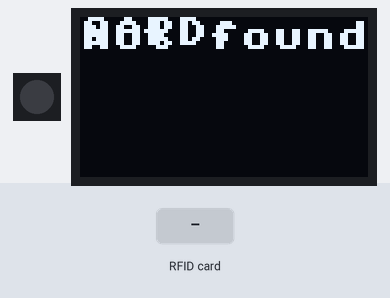
A program run on a simulated ESP32 board running MicroPython. Parts: 1 RGB LEDs in strip order, left to right, 72×40 one-colour display. Inputs (shaded band) come from the test bench. The clock reads 2024-03-15 10:24:30 at power-on unless the program sets it; files the program writes start out absent; files that are not in the repository are absent; library files of the repository ran but are not shown: ssd1306.py, pn532_i2c.py; what the program prints to the serial console is not drawn.

Above: at 19.2 s.
19.3 s: RFID card B5 E6 D7 3F held to the reader
At 20.5 s:
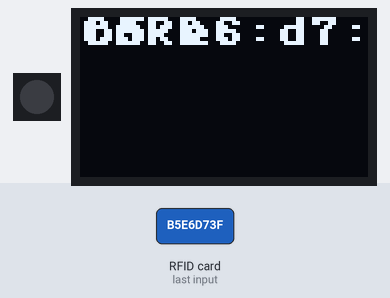
At 22.3 s:
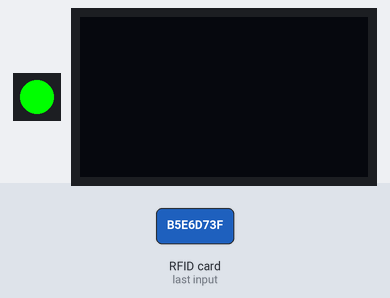
Timing chart, 0 to 25.8 s (numbered marks = the images above; inputs shaded):
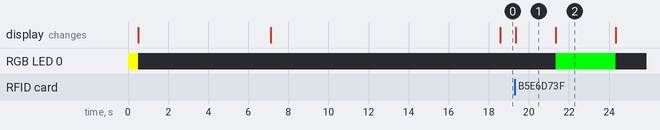

Measured:
- after the input at 19.3 s, RGB LED 0: off → RGB(0, 255, 0) after 2.0 s, → off 3.0 s later; the display: changes at once (image 1)
- what the display in image 1 shows lasts 2.0 s, from 19.3 s to 21.3 s

The program:

rfid_pn532x.py
```python
#import machine
from machine import Pin, SoftI2C
import neopixel

import time
import libs.ssd1306 as ssd1306
# pn_532_i2c wrapper updated by David Somerville to work with Micropython
import libs.pn532_i2c as pn532_i2c
import libs.wifimgr as wifimgr
import ntptime
import btree

# Create a file to the database
try:
    f = open("mydb.db", "r+b")
    print('#1 - DB File exists.')
except OSError as err:
    f = open("mydb.db", "w+b")
    print(f'#1 - DB file does NOT exists.[{err}] Creating...')

# Now open a database itself
try:
    db = btree.open(f)
    print('#2 - DB is open and ok.')
    if b"MASTER" in db:
        print('#3 - MASTER key ok.')
    else:
        db[b"MASTER"] = b"8:1a:83:35"
        db[b"BORBA"] = b'b5:e6:d7:3f'

        db.flush()
        print('#3 - MASTER key created.'+str(db[b"MASTER"])[:-3])
except OSError as err:
    print('#2 - DB was not opened.', str(err), ' Exiting....')
    raise SystemExit


# I2C PINS
#ESP32-C3
SDA = Pin(5, pull=Pin.PULL_UP)
SCL = Pin(6, pull=Pin.PULL_UP)

# I2C adresses
RFID_ID = 36 #0x24
OLED_ID = 60 #0x3c
####################
# LCD 0.96"
#OLED_W = 128
#OLED_H = 64
# LCD 0.42"
OLED_W = 72
OLED_H = 40


LED_PIN = Pin(2)
LED = neopixel.NeoPixel(LED_PIN,1)
LED[0] = (255,255,0) # Yellow
LED.write()
time.sleep(.5)
LED[0] = (0,0,0) # Yellow
LED.write()


#GRE_LED = Pin(15, Pin.OUT)
#RED_LED = Pin(16, Pin.OUT)
#i2c = I2C( scl=Pin(5), sda=Pin(4), freq=1000000) # GPIO5 and GPIO4 (D1 and D2)
#i2c = SoftI2C( scl=Pin(18), sda=Pin(19), freq=1000000) # GPIO5 and GPIO4 (D1 and D2) #ESP8266 Pin assignment
i2c = SoftI2C(scl=SCL, sda=SDA) # , freq=1000000 ESP32-C3
#i2c2 = SoftI2C(scl=Pin(22), sda=Pin(21), freq=1000000) # ESP32
#i2c2 = SoftI2C(scl=Pin(6), sda=Pin(5), freq=1000000) # ESP32-C3

# wlan is a working network.WLAN(STA_IF) instance.
wlan = wifimgr.get_connection()
if wlan is None:
    print("#4 - Could not initialize the network connection.")
    while True:
        pass  # you shall not pass :D
else:
    print("#4 - Network connection OK.")
time.sleep(5)

oled = ssd1306.SSD1306_I2C(OLED_W, OLED_H, i2c)
time.sleep(3)

NTP_HOST = [    'br.pool.ntp.org',
                '200.20.186.76',
                '201.49.148.135',
                '200.160.7.186',
                '200.186.125.195',
                '200.189.40.8',
                '200.192.232.8'
                ]
NTP_FLAG = True
counter = 0

while NTP_FLAG and counter < 7:
    ntptime.host = NTP_HOST[counter]
    print("NTP HOST ",NTP_HOST[counter])
    time.sleep(1)
    try:
        ntptime.settime()	# this queries the time from an NTP server
    except OSError as err:
        print(str(err).split(' '))
        if len(str(err).split(' ')[0]) == 4:
            print("NTP Error ",err)
            NTP_FLAG = False
        elif str(err).split(' ')[2] == "ETIMEDOUT":
            print("NTP Error ",err, f" Trying again[{counter}]...")
            time.sleep(1)
        else:
            print("NTP Error ",err)
            NTP_FLAG = False
    counter += 1

print('#5 - UTC TIME: ',time.localtime())

def scan_i2c(iic):
    i2c_devices = None
    try:
        i2c_devices = iic.scan()
        print('#6 - I2C scanned')
    except Exception as e:
        print('#6 - I2C EXP ',str(e))
    if i2c_devices is not None and len(i2c_devices) > 0:
        print('     Something was found...',i2c_devices)
        for s in i2c_devices:
            if s == RFID_ID:
                print('     PN532 found at I2C address: ', s)
            if s == OLED_ID:
                print('     SSD1306 found at I2C address: ', s)
    else:
        print('#6 - Nothing was found. Exiting...')
        raise SystemExit
    print('     Finished')

scan_i2c(i2c)

pn532 = pn532_i2c.PN532_I2C(i2c, debug=False)
ic, ver, rev, support = pn532.get_firmware_version()

#scan_i2c(i2c2)
print(f"Found PN532 with firmware version: {ver}.{rev} | {ic}.{support}")

# Set up configuration for MiFare type cards
print("#7 - Everything OK.")
pn532.SAM_configuration()
print("Waiting RFID/NFC card....")
last_uid = None
counter = 0
save_mode = False
MASTER = db[b"MASTER"]
while True:
    uid = pn532.read_passive_target(timeout=0.5)
    if uid is None:
        last_uid = None
        oled.fill(0)
        oled.text('CARD:', 0, 0)
        oled.text('Not found', 0, 1)
        oled.show()
        continue
    if last_uid == uid and uid == MASTER:
        counter +=1
    else:
        #print(f"Found card. UID", [hex(i) for i in uid])
        suid = ""
        for i in uid:
            if len(suid) > 0:
                suid +=":"
            s = hex(i)[2:4]
            suid += s
        print("Found card. UID", suid)
        oled.fill(0)
        oled.text('CARD:', 0, 0)
        oled.text(suid, 1, 0)
        oled.show()
        time.sleep(2)
        oled.fill(0)
        oled.show()
        suid = bytes(suid,'utf-8')
        if save_mode:
            save_mode = False
            db_len = len(db)
            db[bytes(db_len)] = suid
            print("SAVED!")
            print("SAVE MODE OFF!")
            LED[0] = (255,0,0)
            LED.write()
            time.sleep(1)
            LED[0] = (0,255,0)
            LED.write()
            time.sleep(1)
            LED[0] = (0,0,0)
            LED.write()
        else:
            GRANTED_FLAG = False
            for v in db.values():
                if suid == v:
                    GRANTED_FLAG = True
                    print("ACCESS GRANTED!")
                    LED[0] = (0,255,0)
                    LED.write()
                    time.sleep(3)
                    LED[0] = (0,0,0)
                    LED.write()
            if not GRANTED_FLAG:
                print("ACCESS DENIED!")
                LED[0] = (255,0,0)
                LED.write()
                time.sleep(1)
                LED[0] = (0,0,0)
                LED.write()
    if counter == 10:
        counter = 0
        save_mode = True
        print("SAVE MODE ON!")
        time.sleep(5)
    time.sleep(1)
    last_uid = uid
```
